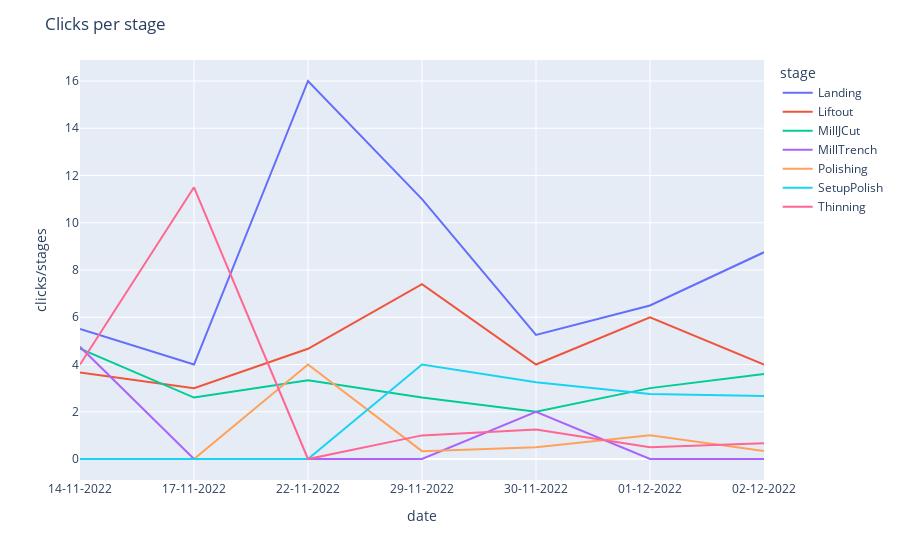

Notebook cell for this chart:
### Code cell
# group df_click by date and stage

df_clicks["date"] = pd.to_datetime(df_clicks["date"])
df_clicks["stage"] = df_clicks["stage"].astype("category")
df_click_group = df_clicks.groupby(by=["date", "stage"]).count()
df_click_group = df_click_group.reset_index()
df_click_group["date"] = df_click_group["date"].dt.strftime("%d-%m-%Y")

# add a count column
df_click_group["n_clicks"] = df_click_group["x"]

# drop all columns except for date, stage and n_clicks
df_click_group = df_click_group[["date", "stage", "n_clicks"]]

# display(df_click_group)

# group df_history by date and stage

df_history["date"] = pd.to_datetime(df_history["date"])
df_history["stage"] = df_history["stage"].astype("category")
df_history_group = df_history.groupby(by=["date", "stage"]).count()
df_history_group = df_history_group.reset_index()
df_history_group["date"] = df_history_group["date"].dt.strftime("%d-%m-%Y")

# add a count column
df_history_group["n_stages"] = df_history_group["duration"]



# drop all columns except for date, stage and n_stages
df_history_group = df_history_group[["date", "stage", "n_stages"]]
# display(df_history_group)

# merge df_click_group and df_history_group
df_click_history = pd.merge(df_click_group, df_history_group, on=["date", "stage"])

# add a column with the ratio of clicks/stages
df_click_history["clicks/stages"] = df_click_history["n_clicks"] / df_click_history["n_stages"]

# fillna 0
df_click_history = df_click_history.fillna(0)

# plot the time series with a title
fig = px.line(df_click_history, x="date", y="clicks/stages", color="stage")
fig.update_layout(title="Clicks per stage")
fig.show()

### Figure 1 — Plotly figure (JSON) as saved in the notebook; plotly's stock layout.template omitted (floating-point values rounded to 4 significant figures)
{"data": [{"hovertemplate": "stage=Landing<br>date=%{x}<br>clicks/stages=%{y}<extra></extra>", "legendgroup": "Landing", "line": {"color": "#636efa", "dash": "solid"}, "marker": {"symbol": "circle"}, "mode": "lines", "name": "Landing", "orientation": "v", "showlegend": true, "type": "scatter", "x": ["14-11-2022", "17-11-2022", "22-11-2022", "29-11-2022", "30-11-2022", "01-12-2022", "02-12-2022"], "xaxis": "x", "y": [5.5, 4, 16, 11, 5.25, 6.5, 8.75], "yaxis": "y"}, {"hovertemplate": "stage=Liftout<br>date=%{x}<br>clicks/stages=%{y}<extra></extra>", "legendgroup": "Liftout", "line": {"color": "#EF553B", "dash": "solid"}, "marker": {"symbol": "circle"}, "mode": "lines", "name": "Liftout", "orientation": "v", "showlegend": true, "type": "scatter", "x": ["14-11-2022", "17-11-2022", "22-11-2022", "29-11-2022", "30-11-2022", "01-12-2022", "02-12-2022"], "xaxis": "x", "y": [3.667, 3, 4.667, 7.4, 4, 6, 4], "yaxis": "y"}, {"hovertemplate": "stage=MillJCut<br>date=%{x}<br>clicks/stages=%{y}<extra></extra>", "legendgroup": "MillJCut", "line": {"color": "#00cc96", "dash": "solid"}, "marker": {"symbol": "circle"}, "mode": "lines", "name": "MillJCut", "orientation": "v", "showlegend": true, "type": "scatter", "x": ["14-11-2022", "17-11-2022", "22-11-2022", "29-11-2022", "30-11-2022", "01-12-2022", "02-12-2022"], "xaxis": "x", "y": [4.667, 2.6, 3.333, 2.6, 2, 3, 3.6], "yaxis": "y"}, {"hovertemplate": "stage=MillTrench<br>date=%{x}<br>clicks/stages=%{y}<extra></extra>", "legendgroup": "MillTrench", "line": {"color": "#ab63fa", "dash": "solid"}, "marker": {"symbol": "circle"}, "mode": "lines", "name": "MillTrench", "orientation": "v", "showlegend": true, "type": "scatter", "x": ["14-11-2022", "17-11-2022", "22-11-2022", "29-11-2022", "30-11-2022", "01-12-2022", "02-12-2022"], "xaxis": "x", "y": [4.75, 0, 0, 0, 2, 0, 0], "yaxis": "y"}, {"hovertemplate": "stage=Polishing<br>date=%{x}<br>clicks/stages=%{y}<extra></extra>", "legendgroup": "Polishing", "line": {"color": "#FFA15A", "dash": "solid"}, "marker": {"symbol": "circle"}, "mode": "lines", "name": "Polishing", "orientation": "v", "showlegend": true, "type": "scatter", "x": ["14-11-2022", "17-11-2022", "22-11-2022", "29-11-2022", "30-11-2022", "01-12-2022", "02-12-2022"], "xaxis": "x", "y": [0, 0, 4, 0.3333, 0.5, 1, 0.3333], "yaxis": "y"}, {"hovertemplate": "stage=SetupPolish<br>date=%{x}<br>clicks/stages=%{y}<extra></extra>", "legendgroup": "SetupPolish", "line": {"color": "#19d3f3", "dash": "solid"}, "marker": {"symbol": "circle"}, "mode": "lines", "name": "SetupPolish", "orientation": "v", "showlegend": true, "type": "scatter", "x": ["14-11-2022", "17-11-2022", "22-11-2022", "29-11-2022", "30-11-2022", "01-12-2022", "02-12-2022"], "xaxis": "x", "y": [0, 0, 0, 4, 3.25, 2.75, 2.667], "yaxis": "y"}, {"hovertemplate": "stage=Thinning<br>date=%{x}<br>clicks/stages=%{y}<extra></extra>", "legendgroup": "Thinning", "line": {"color": "#FF6692", "dash": "solid"}, "marker": {"symbol": "circle"}, "mode": "lines", "name": "Thinning", "orientation": "v", "showlegend": true, "type": "scatter", "x": ["14-11-2022", "17-11-2022", "22-11-2022", "29-11-2022", "30-11-2022", "01-12-2022", "02-12-2022"], "xaxis": "x", "y": [4, 11.5, 0, 1, 1.25, 0.5, 0.6667], "yaxis": "y"}], "layout": {"legend": {"title": {"text": "stage"}, "tracegroupgap": 0}, "margin": {"t": 60}, "title": {"text": "Clicks per stage"}, "xaxis": {"anchor": "y", "domain": [0, 1], "title": {"text": "date"}}, "yaxis": {"anchor": "x", "domain": [0, 1], "title": {"text": "clicks/stages"}}}}
